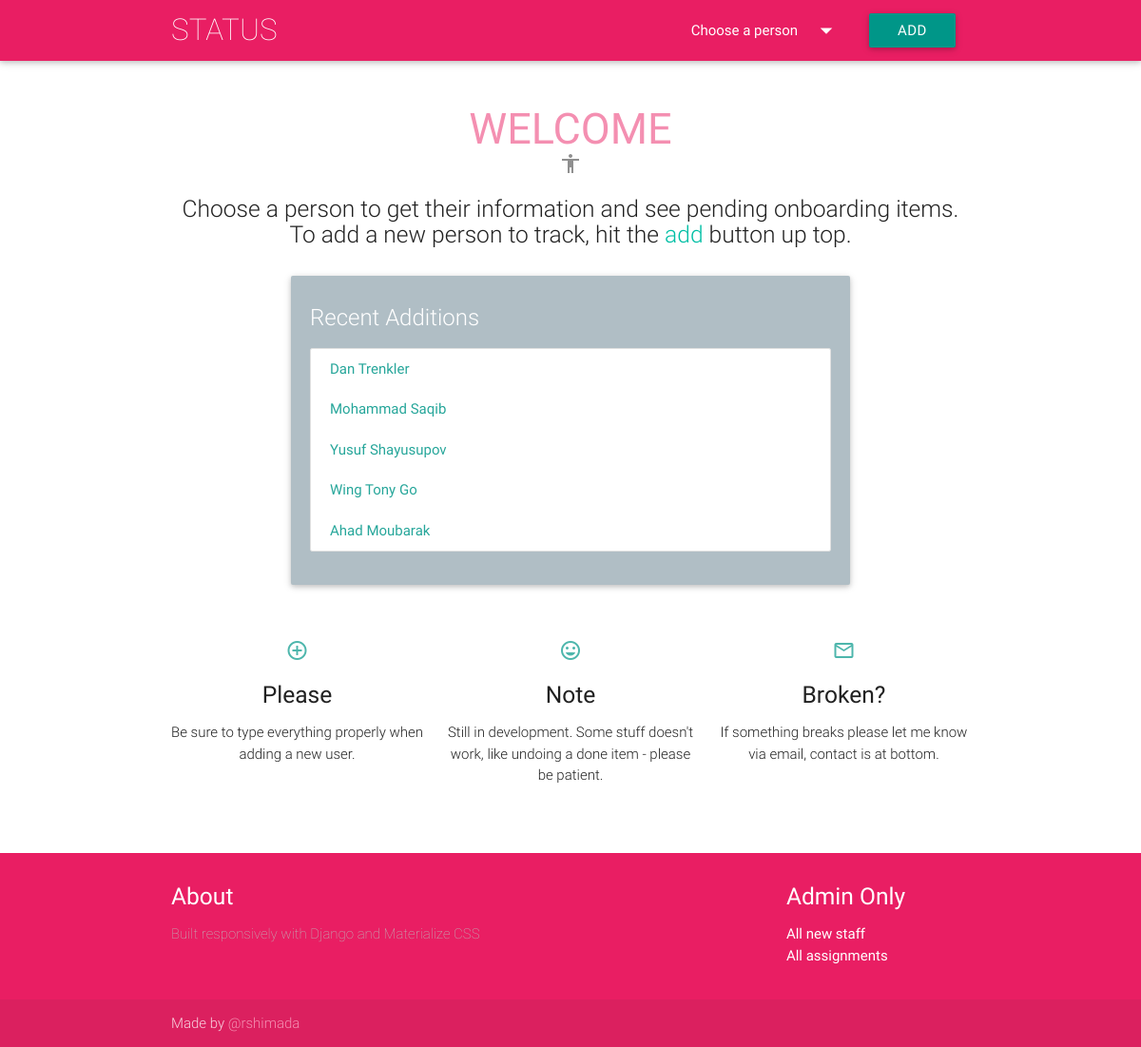
/, run on an earlier commit of the app's database.
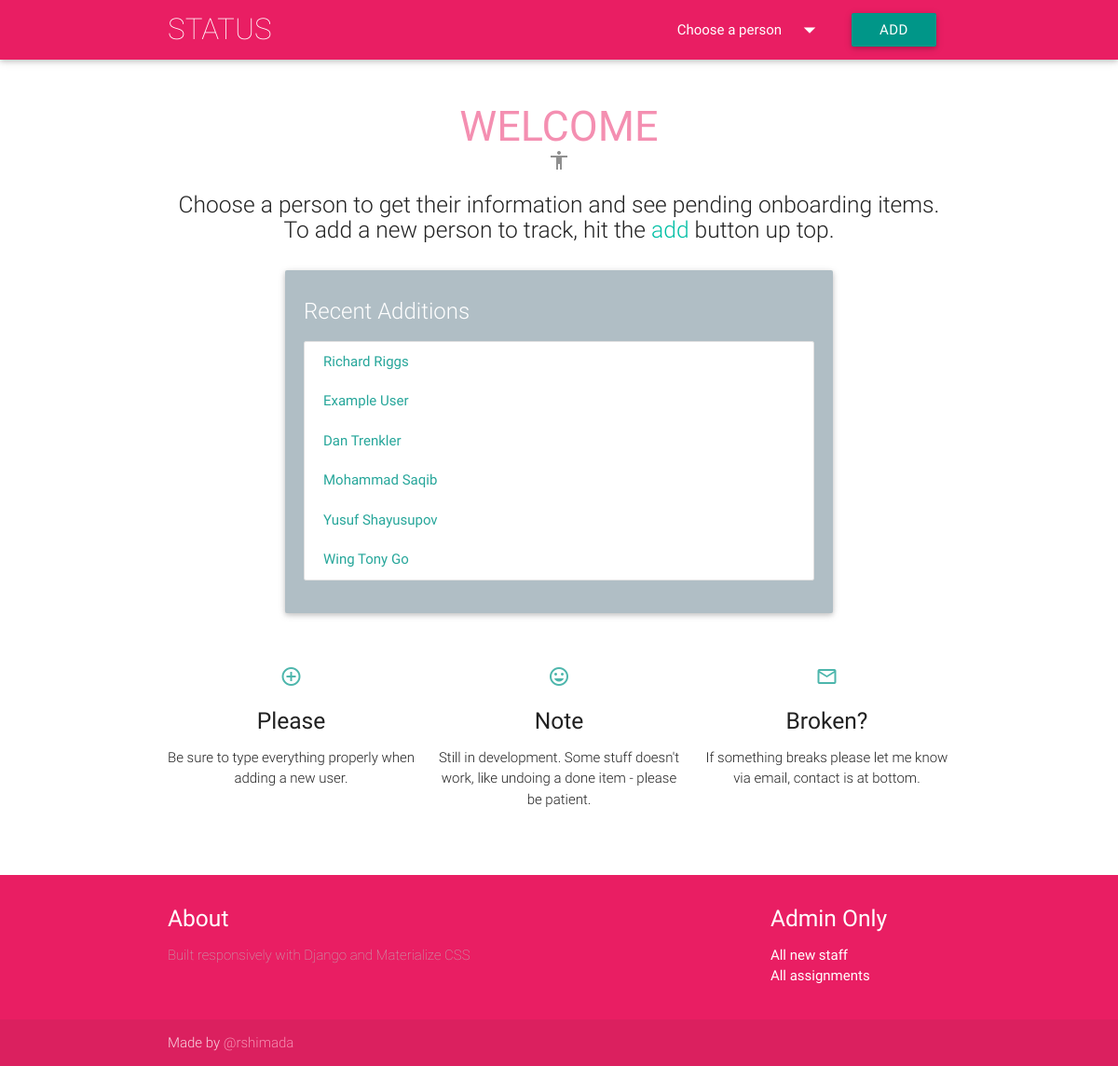
And on a later commit of the database.
### app/models.py (models this page shows)
class Person(models.Model):
    CAPABILITY_CHOICES = (
        ('ADS', 'ADS'),
        ('CDS', 'CDS'),
        ('VDS', 'VDS'),
        ('PCC', 'PCC'),
        ('Virtualization', 'Virtualization'),
        ('Active Directory', 'Active Directory'),
        ('Backup', 'Backup'),
        ('Storage', 'Storage'),
        ('Tech Writer', 'Tech Writer'),
        ('UNIX', 'UNIX'),
        ('Wintel', 'Wintel'))
    TEAM_CHOICES = (
        ('iACTION', 'iACTION'),
        ('iBUILD', 'iBUILD'),
        ('iENHANCE', 'iENHANCE'),
        ('iSOLVE', 'iSOLVE'))
    EMPLOY_CHOICES = (
        ('Contractor', 'Contractor'),
        ('Employee', 'Employee'))
    SITE_CHOICES = (
        ('Hartford', 'Hartford'),
        ('Puerto Rico', 'Puerto Rico'))
    firstname = models.CharField(max_length=200, verbose_name='First name')
    lastname = models.CharField(max_length=200, verbose_name='Last name')
    shortname = models.CharField(max_length=200, unique=True, verbose_name='CSC shortname')
    startdate = models.DateField(auto_now_add=False, verbose_name='Start date')
    addeddate = models.DateTimeField(auto_now_add=True, verbose_name='Date added to status app')
    personalstreet = models.CharField(max_length=50, blank=True, verbose_name='Home street address')
    personalcity = models.CharField(max_length=50, blank=True, verbose_name='Home city', default='Hartford')
    personalstate = models.CharField(max_length=50, blank=True, verbose_name='Home state (abbreviation)', default='CT')
    personalzip = models.CharField(max_length=5, blank=True, verbose_name='Home zip code')
    personalemail = models.EmailField(max_length=50, blank=True, verbose_name='Personal email address')
    personalphone = PhoneNumberField(blank=True, verbose_name='Personal phone number, format: +1 860 888 6060')
    workphone = PhoneNumberField(blank=True, verbose_name='Work phone number')
    workstreet = models.CharField(max_length=50, blank=True, verbose_name='Work street address')
    workcity = models.CharField(max_length=50, verbose_name='Work city', default='Hartford')
    workstate = models.CharField(max_length=50, verbose_name='Work state', default='CT')
    workzip = models.CharField(max_length=5, blank=True, verbose_name='Work zip code')
    worksite = models.CharField(max_length=20, blank=True, choices=SITE_CHOICES, verbose_name="Work site")
    capability = models.CharField(max_length=20, choices=CAPABILITY_CHOICES, default='Wintel')
    team = models.CharField(max_length=20, choices=TEAM_CHOICES, default='iBUILD')
    kite = models.BooleanField(default=False, verbose_name='Assigned to KITE project')
    remote = models.BooleanField(default=False, verbose_name='Working remotely')
    employid = models.CharField(max_length=15, blank=True, verbose_name='Employee number or PRN')
    employtype = models.CharField(max_length=50, choices=EMPLOY_CHOICES, default='Contractor', verbose_name='Employment Type')
    cscid = models.CharField(max_length=10, blank=True, verbose_name='CSC UTC account name, e.g. XMDS123')
    csctransfer = models.BooleanField(default=False, verbose_name='Existing CSC transfer from another account')
    tokenserial = models.CharField(max_length=15, blank=True, verbose_name='CSC token serial number (if transfer)')
    class Meta:
        ordering = ['-addeddate']
        verbose_name_plural = 'people'
        unique_together = ("firstname", "lastname")
    def __str__(self):
        return '{0} {1}'.format(self.firstname, self.lastname)

### app/views.py (the view)
# urls.py: url(r'^$', views.index),
def index(request):
    people = Person.objects.order_by('-addeddate')
    return render(request, 'app/index.html',
        {'people': people})

### app/templates/app/index.html (shortened to what this page needs)
{% load staticfiles %}
<html>
<head
<!-- OHAI
               \||/
                |  ^___..
      /\  /\   / (__,,,,|
     ) /^\) ^\/ _)
     )   /^\/   _)
     )   _ /  / _)
 /\  )/\/ ||  | )_)
{  }      |(,,) )__)
 ||      /    \)___)\
 | \____(      )___) )___
 \______(_______;;; __;;;
-->
  <link type="text/css" rel="stylesheet" href="{% static 'app/css/materialize.css' %}"/>
  <link type="text/css" rel="stylesheet" href="{% static 'app/css/app.css' %}"/>
</head>
<body>
<nav class="pink" role="navigation">
  <div class="nav-wrapper container">
    <a id="logo-container" href="/" class="brand-logo hide-on-med-and-down">STATUS</a>
    <ul class="right">
      <li><a class="dropdown-button" href="#!" data-activates="dropdown1">Choose a person<i class="material-icons right">arrow_drop_down</i></a></li>
      <li><a target="_blank" class="btn waves-effect waves-light teal" type="submit" name="action" href="/admin/app/person/add/">Add</a>
      </li>
    </ul>
  </div>
</nav>
{% block content %}
  <div class="container">
    <div class="section no-pad-bot" id="index-banner">
      <h1 class="header-main center pink-text text-lighten-3">welcome</h1>
      <h5 class="subheader center"><i class="material-icons">accessibility</i></h5>
      <div class="row center">
        <h5 class="header col s12 light">
          Choose a person to get their information and see pending onboarding items.
          To add a new person to track, hit the <a class="button">add</a> button up top.
        </h5>
      </div>
      <div class="container">
        <div class="card blue-grey lighten-3 white-text">
          <div class="card-content">
            <span class="card-title">Recent Additions</span>
            <ul id="collection1" class="collection">
              {% for person in people|slice:":6" %}
              <li><a href="/{{ person.shortname }}" class="collection-item">{{ person }}</a></li>
              {% endfor %}
            </ul>
          </div>
        </div>
      </div>
      <div class="section center">
        <div class="row">
          <div class="col s12 m4">
            <div class="icon-block">
              <h2 class="center teal-text text-lighten-2"><i class="material-icons">add_circle_outline</i></h2>
              <h5 class="center">Please</h5>
              <p class="light">Be sure to type everything properly when adding a new user.</p>
            </div>
          </div>
          <div class="col s12 m4">
            <div class="icon-block">
              <h2 class="center teal-text text-lighten-2"><i class="material-icons">insert_emoticon</i></h2>
              <h5 class="center">Note</h5>
              <p class="light">Still in development. Some stuff doesn't work, like undoing a done item - please be patient.</p>
            </div>
          </div>
          <div class="col s12 m4">
            <div class="icon-block">
              <h2 class="center teal-text text-lighten-2"><i class="material-icons">mail_outline</i></h2>
              <h5 class="center">Broken?</h5>
              <p class="light">If something breaks please let me know via email, contact is at bottom.</p>
            </div>
          </div>
        </div>
      </div>
    </div>
  </div>
{% endblock %}
  <footer class="page-footer pink">
    <div class="container">
      <div class="row">
        <div class="col l6 s12">
          <h5 class="white-text">About</h5>
          <p class="footer-light grey-text text-lighten-1">Built responsively with Django and Materialize CSS</p>
        </div>
        <div class="col l3 s12">
        </div>
        <div class="col l3 s12">
          <h5 class="white-text">Admin Only</h5>
          <ul>
            <li><a class="white-text" href="/admin/app/person/">All new staff</a></li>
            <li><a class="white-text" href="/admin/app/assignment/">All assignments</a></li>
          </ul>
        </div>
      </div>
    </div>
    <div class="footer-copyright">
      <div class="container">
        Made by <a class="pink-text text-lighten-3" href="mailto:rshimada@csc.com">@rshimada</a>
      </div>
    </div>
  </footer>
</body>
</html>

What changed in the data, as far as the page shows it:
no longer on this page (row unchanged): Person: firstname+lastname "Ahad Moubarak"
added Person: firstname+lastname "Richard Riggs"
added Person: firstname+lastname "Example User"
